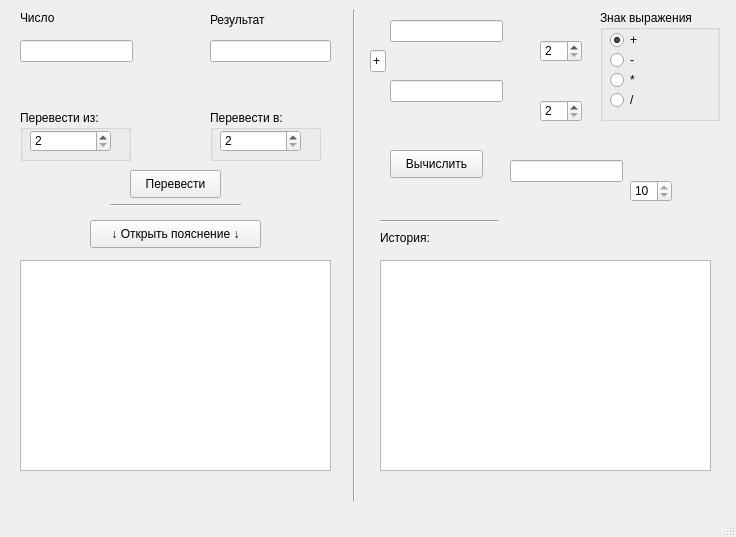
<?xml version="1.0" encoding="UTF-8"?>
<ui version="4.0">
 <class>MainWindow</class>
 <widget class="QMainWindow" name="MainWindow">
  <property name="geometry">
   <rect>
    <x>0</x>
    <y>0</y>
    <width>736</width>
    <height>537</height>
   </rect>
  </property>
  <property name="windowTitle">
   <string>Системы счисления</string>
  </property>
  <widget class="QWidget" name="centralwidget">
   <widget class="QGroupBox" name="groupBox">
    <property name="geometry">
     <rect>
      <x>20</x>
      <y>110</y>
      <width>111</width>
      <height>51</height>
     </rect>
    </property>
    <property name="title">
     <string>Перевести из:</string>
    </property>
    <widget class="QSpinBox" name="spinBox">
     <property name="geometry">
      <rect>
       <x>10</x>
       <y>20</y>
       <width>81</width>
       <height>22</height>
      </rect>
     </property>
     <property name="minimum">
      <number>2</number>
     </property>
     <property name="maximum">
      <number>16</number>
     </property>
    </widget>
   </widget>
   <widget class="QGroupBox" name="groupBox_2">
    <property name="geometry">
     <rect>
      <x>210</x>
      <y>110</y>
      <width>111</width>
      <height>51</height>
     </rect>
    </property>
    <property name="title">
     <string>Перевести в:</string>
    </property>
    <widget class="QSpinBox" name="spinBox_2">
     <property name="geometry">
      <rect>
       <x>10</x>
       <y>20</y>
       <width>81</width>
       <height>22</height>
      </rect>
     </property>
     <property name="minimum">
      <number>2</number>
     </property>
     <property name="maximum">
      <number>16</number>
     </property>
    </widget>
   </widget>
   <widget class="QLabel" name="label">
    <property name="geometry">
     <rect>
      <x>20</x>
      <y>10</y>
      <width>55</width>
      <height>16</height>
     </rect>
    </property>
    <property name="text">
     <string>Число</string>
    </property>
   </widget>
   <widget class="QLabel" name="label_2">
    <property name="geometry">
     <rect>
      <x>210</x>
      <y>10</y>
      <width>91</width>
      <height>20</height>
     </rect>
    </property>
    <property name="text">
     <string>Результат</string>
    </property>
   </widget>
   <widget class="QLineEdit" name="lineEdit">
    <property name="geometry">
     <rect>
      <x>20</x>
      <y>40</y>
      <width>113</width>
      <height>22</height>
     </rect>
    </property>
   </widget>
   <widget class="QLineEdit" name="lineEdit_2">
    <property name="geometry">
     <rect>
      <x>210</x>
      <y>40</y>
      <width>121</width>
      <height>22</height>
     </rect>
    </property>
    <property name="readOnly">
     <bool>true</bool>
    </property>
   </widget>
   <widget class="QPushButton" name="pushButton">
    <property name="geometry">
     <rect>
      <x>130</x>
      <y>170</y>
      <width>91</width>
      <height>28</height>
     </rect>
    </property>
    <property name="text">
     <string>Перевести</string>
    </property>
   </widget>
   <widget class="QPushButton" name="pushButton_2">
    <property name="geometry">
     <rect>
      <x>90</x>
      <y>220</y>
      <width>171</width>
      <height>28</height>
     </rect>
    </property>
    <property name="text">
     <string>↓ Открыть пояснение ↓</string>
    </property>
   </widget>
   <widget class="QSpinBox" name="spinBox_3">
    <property name="geometry">
     <rect>
      <x>540</x>
      <y>40</y>
      <width>42</width>
      <height>22</height>
     </rect>
    </property>
    <property name="minimum">
     <number>2</number>
    </property>
    <property name="maximum">
     <number>16</number>
    </property>
   </widget>
   <widget class="QLineEdit" name="lineEdit_3">
    <property name="geometry">
     <rect>
      <x>390</x>
      <y>20</y>
      <width>113</width>
      <height>22</height>
     </rect>
    </property>
   </widget>
   <widget class="QLineEdit" name="lineEdit_5">
    <property name="geometry">
     <rect>
      <x>390</x>
      <y>80</y>
      <width>113</width>
      <height>22</height>
     </rect>
    </property>
   </widget>
   <widget class="QSpinBox" name="spinBox_4">
    <property name="geometry">
     <rect>
      <x>540</x>
      <y>100</y>
      <width>42</width>
      <height>22</height>
     </rect>
    </property>
    <property name="minimum">
     <number>2</number>
    </property>
    <property name="maximum">
     <number>16</number>
    </property>
   </widget>
   <widget class="QLineEdit" name="lineEdit_6">
    <property name="geometry">
     <rect>
      <x>510</x>
      <y>160</y>
      <width>113</width>
      <height>22</height>
     </rect>
    </property>
    <property name="readOnly">
     <bool>true</bool>
    </property>
   </widget>
   <widget class="QListWidget" name="listWidget_2">
    <property name="geometry">
     <rect>
      <x>380</x>
      <y>260</y>
      <width>331</width>
      <height>211</height>
     </rect>
    </property>
   </widget>
   <widget class="Line" name="line">
    <property name="geometry">
     <rect>
      <x>110</x>
      <y>190</y>
      <width>131</width>
      <height>31</height>
     </rect>
    </property>
    <property name="orientation">
     <enum>Qt::Horizontal</enum>
    </property>
   </widget>
   <widget class="QLabel" name="label_3">
    <property name="geometry">
     <rect>
      <x>380</x>
      <y>230</y>
      <width>81</width>
      <height>16</height>
     </rect>
    </property>
    <property name="text">
     <string>История:</string>
    </property>
   </widget>
   <widget class="Line" name="line_2">
    <property name="geometry">
     <rect>
      <x>339</x>
      <y>10</y>
      <width>31</width>
      <height>491</height>
     </rect>
    </property>
    <property name="orientation">
     <enum>Qt::Vertical</enum>
    </property>
   </widget>
   <widget class="QSpinBox" name="spinBox_5">
    <property name="geometry">
     <rect>
      <x>630</x>
      <y>180</y>
      <width>42</width>
      <height>22</height>
     </rect>
    </property>
    <property name="readOnly">
     <bool>true</bool>
    </property>
    <property name="minimum">
     <number>10</number>
    </property>
    <property name="maximum">
     <number>10</number>
    </property>
   </widget>
   <widget class="QGroupBox" name="groupBox_3">
    <property name="geometry">
     <rect>
      <x>600</x>
      <y>10</y>
      <width>120</width>
      <height>111</height>
     </rect>
    </property>
    <property name="title">
     <string>Знак выражения</string>
    </property>
    <widget class="QRadioButton" name="radioButton">
     <property name="geometry">
      <rect>
       <x>10</x>
       <y>20</y>
       <width>95</width>
       <height>20</height>
      </rect>
     </property>
     <property name="text">
      <string>+</string>
     </property>
     <property name="checked">
      <bool>true</bool>
     </property>
     <attribute name="buttonGroup">
      <string notr="true">buttonGroup</string>
     </attribute>
    </widget>
    <widget class="QRadioButton" name="radioButton_2">
     <property name="geometry">
      <rect>
       <x>10</x>
       <y>40</y>
       <width>95</width>
       <height>20</height>
      </rect>
     </property>
     <property name="text">
      <string>-</string>
     </property>
     <attribute name="buttonGroup">
      <string notr="true">buttonGroup</string>
     </attribute>
    </widget>
    <widget class="QRadioButton" name="radioButton_3">
     <property name="geometry">
      <rect>
       <x>10</x>
       <y>60</y>
       <width>95</width>
       <height>20</height>
      </rect>
     </property>
     <property name="text">
      <string>*</string>
     </property>
     <attribute name="buttonGroup">
      <string notr="true">buttonGroup</string>
     </attribute>
    </widget>
    <widget class="QRadioButton" name="radioButton_4">
     <property name="geometry">
      <rect>
       <x>10</x>
       <y>80</y>
       <width>95</width>
       <height>20</height>
      </rect>
     </property>
     <property name="text">
      <string>/</string>
     </property>
     <attribute name="buttonGroup">
      <string notr="true">buttonGroup</string>
     </attribute>
    </widget>
   </widget>
   <widget class="QLineEdit" name="lineEdit_4">
    <property name="geometry">
     <rect>
      <x>370</x>
      <y>50</y>
      <width>16</width>
      <height>22</height>
     </rect>
    </property>
    <property name="text">
     <string>+</string>
    </property>
    <property name="readOnly">
     <bool>true</bool>
    </property>
   </widget>
   <widget class="QPushButton" name="pushButton_3">
    <property name="geometry">
     <rect>
      <x>390</x>
      <y>150</y>
      <width>93</width>
      <height>28</height>
     </rect>
    </property>
    <property name="text">
     <string>Вычислить</string>
    </property>
   </widget>
   <widget class="QListWidget" name="listWidget">
    <property name="geometry">
     <rect>
      <x>20</x>
      <y>260</y>
      <width>311</width>
      <height>211</height>
     </rect>
    </property>
   </widget>
   <widget class="QLabel" name="label_4">
    <property name="geometry">
     <rect>
      <x>20</x>
      <y>60</y>
      <width>141</width>
      <height>31</height>
     </rect>
    </property>
    <property name="text">
     <string/>
    </property>
   </widget>
   <widget class="QLabel" name="label_5">
    <property name="geometry">
     <rect>
      <x>210</x>
      <y>60</y>
      <width>141</width>
      <height>21</height>
     </rect>
    </property>
    <property name="text">
     <string/>
    </property>
   </widget>
   <widget class="QLabel" name="label_6">
    <property name="geometry">
     <rect>
      <x>390</x>
      <y>40</y>
      <width>141</width>
      <height>31</height>
     </rect>
    </property>
    <property name="text">
     <string/>
    </property>
   </widget>
   <widget class="QLabel" name="label_7">
    <property name="geometry">
     <rect>
      <x>390</x>
      <y>100</y>
      <width>141</width>
      <height>31</height>
     </rect>
    </property>
    <property name="text">
     <string/>
    </property>
   </widget>
   <widget class="Line" name="line_3">
    <property name="geometry">
     <rect>
      <x>380</x>
      <y>220</y>
      <width>118</width>
      <height>3</height>
     </rect>
    </property>
    <property name="orientation">
     <enum>Qt::Horizontal</enum>
    </property>
   </widget>
  </widget>
  <widget class="QMenuBar" name="menubar">
   <property name="geometry">
    <rect>
     <x>0</x>
     <y>0</y>
     <width>736</width>
     <height>26</height>
    </rect>
   </property>
  </widget>
  <widget class="QStatusBar" name="statusbar"/>
 </widget>
 <resources/>
 <connections/>
 <buttongroups>
  <buttongroup name="buttonGroup"/>
 </buttongroups>
</ui>
